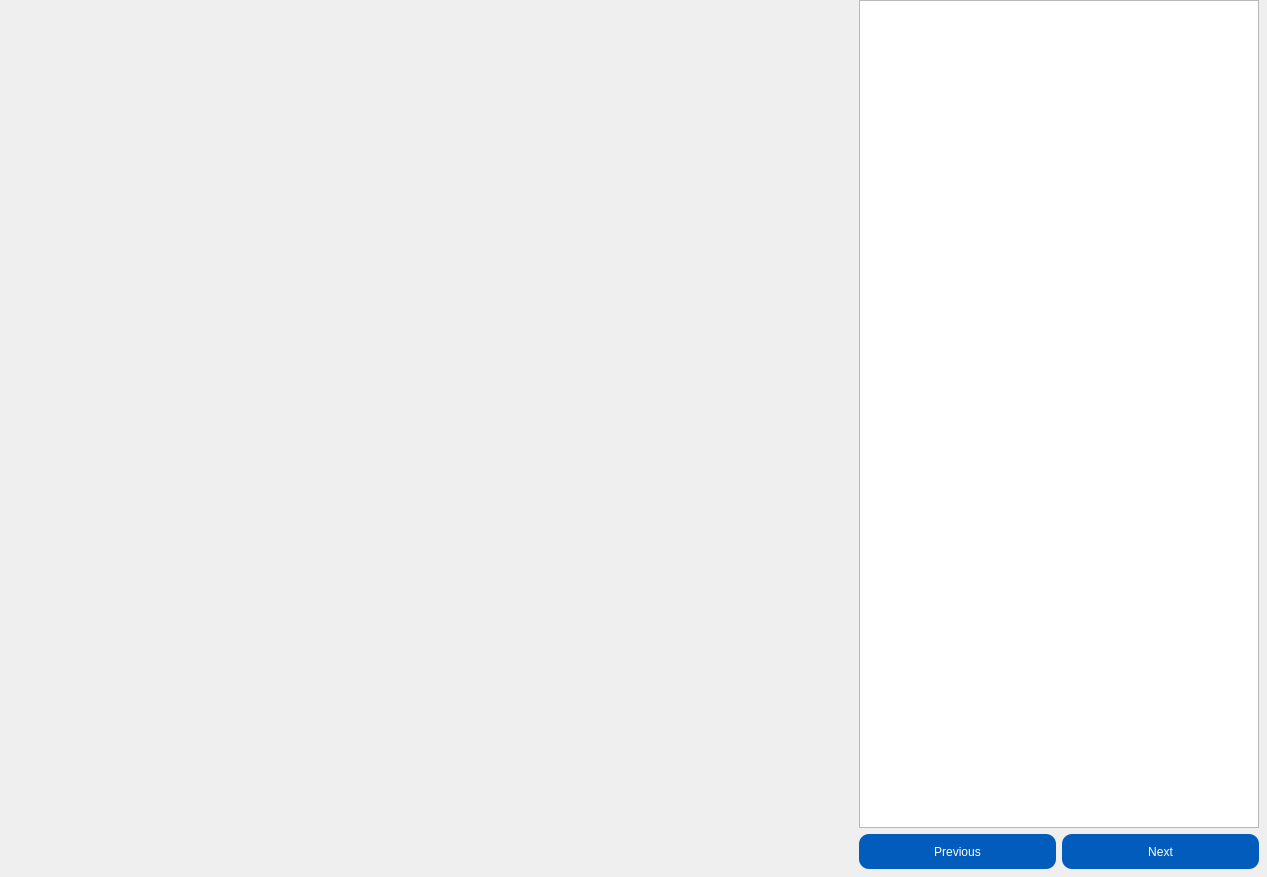
<?xml version="1.0" encoding="UTF-8"?>
<ui version="4.0">
 <class>ProcedurePage</class>
 <widget class="QWidget" name="ProcedurePage">
  <property name="geometry">
   <rect>
    <x>0</x>
    <y>0</y>
    <width>1267</width>
    <height>877</height>
   </rect>
  </property>
  <property name="sizePolicy">
   <sizepolicy hsizetype="Expanding" vsizetype="Expanding">
    <horstretch>0</horstretch>
    <verstretch>0</verstretch>
   </sizepolicy>
  </property>
  <property name="maximumSize">
   <size>
    <width>3840</width>
    <height>2160</height>
   </size>
  </property>
  <property name="windowTitle">
   <string>Widget</string>
  </property>
  <layout class="QHBoxLayout" name="horizontalLayout_2">
   <property name="leftMargin">
    <number>0</number>
   </property>
   <property name="topMargin">
    <number>0</number>
   </property>
   <property name="rightMargin">
    <number>0</number>
   </property>
   <property name="bottomMargin">
    <number>0</number>
   </property>
   <item>
    <layout class="QHBoxLayout" name="horizontalLayout">
     <property name="sizeConstraint">
      <enum>QLayout::SizeConstraint::SetMinimumSize</enum>
     </property>
     <item>
      <widget class="QStackedWidget" name="procedureStack">
       <property name="sizePolicy">
        <sizepolicy hsizetype="Expanding" vsizetype="Expanding">
         <horstretch>0</horstretch>
         <verstretch>0</verstretch>
        </sizepolicy>
       </property>
       <property name="maximumSize">
        <size>
         <width>3840</width>
         <height>2160</height>
        </size>
       </property>
      </widget>
     </item>
     <item>
      <layout class="QVBoxLayout" name="verticalLayout">
       <property name="sizeConstraint">
        <enum>QLayout::SizeConstraint::SetMaximumSize</enum>
       </property>
       <property name="rightMargin">
        <number>8</number>
       </property>
       <property name="bottomMargin">
        <number>8</number>
       </property>
       <item>
        <widget class="QListWidget" name="procedureStepList">
         <property name="sizePolicy">
          <sizepolicy hsizetype="Minimum" vsizetype="Expanding">
           <horstretch>0</horstretch>
           <verstretch>0</verstretch>
          </sizepolicy>
         </property>
         <property name="minimumSize">
          <size>
           <width>400</width>
           <height>0</height>
          </size>
         </property>
         <property name="maximumSize">
          <size>
           <width>3840</width>
           <height>2160</height>
          </size>
         </property>
         <property name="font">
          <font>
           <family>Arial</family>
           <pointsize>14</pointsize>
          </font>
         </property>
        </widget>
       </item>
       <item>
        <layout class="QHBoxLayout" name="horizontalLayout_3">
         <property name="sizeConstraint">
          <enum>QLayout::SizeConstraint::SetMaximumSize</enum>
         </property>
         <property name="topMargin">
          <number>0</number>
         </property>
         <item>
          <widget class="QPushButton" name="prevButton">
           <property name="sizePolicy">
            <sizepolicy hsizetype="Minimum" vsizetype="Minimum">
             <horstretch>0</horstretch>
             <verstretch>0</verstretch>
            </sizepolicy>
           </property>
           <property name="minimumSize">
            <size>
             <width>100</width>
             <height>35</height>
            </size>
           </property>
           <property name="maximumSize">
            <size>
             <width>200</width>
             <height>50</height>
            </size>
           </property>
           <property name="styleSheet">
            <string notr="true">QPushButton {
	color: rgb(255, 255, 255);
	background-color: rgb(1, 92, 187);
	border: 1px;
	border-radius: 10px;
}

QPushButton:hover {
	color: rgb(220,221,229);
	background-color: rgb(37, 150, 190);
}

QPushButton:pressed {
	color: rgb(220,221,229);
	background-color: rgb(37, 150, 190);
}

QPushButton:disabled {
    color: rgb(190, 190, 190);
    background-color: rgb(100, 100, 100);
}</string>
           </property>
           <property name="text">
            <string>Previous</string>
           </property>
          </widget>
         </item>
         <item>
          <widget class="QPushButton" name="nextButton">
           <property name="sizePolicy">
            <sizepolicy hsizetype="Minimum" vsizetype="Minimum">
             <horstretch>0</horstretch>
             <verstretch>0</verstretch>
            </sizepolicy>
           </property>
           <property name="minimumSize">
            <size>
             <width>100</width>
             <height>35</height>
            </size>
           </property>
           <property name="maximumSize">
            <size>
             <width>200</width>
             <height>50</height>
            </size>
           </property>
           <property name="styleSheet">
            <string notr="true">QPushButton {
	color: rgb(255, 255, 255);
	background-color: rgb(1, 92, 187);
	border: 1px;
	border-radius: 10px;
}

QPushButton:hover {
	color: rgb(220,221,229);
	background-color: rgb(37, 150, 190);
}

QPushButton:pressed {
	color: rgb(220,221,229);
	background-color: rgb(37, 150, 190);
}

QPushButton:disabled {
    color: rgb(190, 190, 190);
    background-color: rgb(100, 100, 100);
}</string>
           </property>
           <property name="text">
            <string>Next</string>
           </property>
          </widget>
         </item>
        </layout>
       </item>
      </layout>
     </item>
    </layout>
   </item>
  </layout>
 </widget>
 <resources/>
 <connections/>
</ui>
